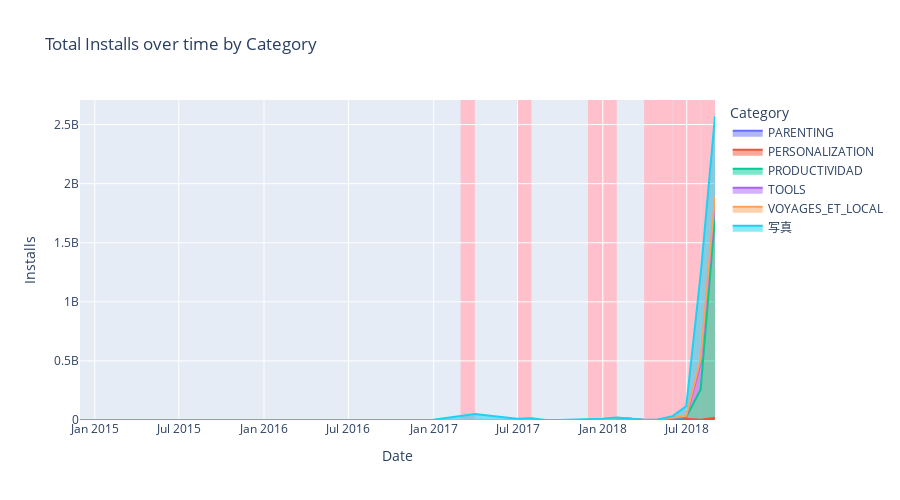

Notebook code cell kept with this figure:
### Code cell
#In this graph we used Express and Go as go would be used to create the highlighted areas
fig16 = go.Figure()

plot_title = 'Total Installs over time by Category'

#This will create an area graph for each category and stack them on top of each other 
fig16 = px.area(
    stacked_graph,
    x='Last Updated',
    y='Installs',
    color='Category',
    title='Total Installs Over Time by Category'
)
'''
IMPORTANT LEARNING:
Here in the code below we we are taking every single month from the group of months which we extracted from the stcked graph which had more
than 25% of growth 

Then we take each month and subtract it with the previous month end
eg -> if month = 2018-08-13
then, pd.offsets.MonthEnd(1) then we'll get the previous month end which is 2018-07-31
What the pd.offset is doing is it's tellin pandas that we need to go back to the next month end.
In 2018-07-13 the date 13 is not what we want, we want either 30 or 31 which are month ends inorder to properly fill the whole month block
in this way we are getting just the block we need to highlight in that month
'''

#Now to highlight the months where the growth is more than 25% we don't really have any feature to highlight just a particular slot of the stacked graph 
#Instead I highlighted the intire block of the graph with the same color using vrect which is vertical rectangle
for month in highlight_months:
    fig16.add_vrect(
        x0=month - pd.offsets.MonthEnd(1), #I explained why we did this above
        x1=month,
        fillcolor='pink',
        layer='below', #without this the highlight will be done above the stacked graph by default hiding the graph so we had to explicitly mention this
        line_width=0 #without this we'll see thick margin of each month block (only used for aesthetic purposes)
    )

fig16.update_layout(
    title= plot_title,
    xaxis_title='Date',
    yaxis_title='Installs',
    hovermode='x unified', #this will give detailed info for each category when we hover
    height=500
)

fig16.show()


save_plot_as_html(fig16, "Stacked_Graph.html", "Personalization and Tools category dominated high quality app installs from 2017 onwards, capturing over 2.5 billion installations by late 2018, while other premium categories remained negligible")
register_live_plot(
    'Stacked_Graph.html',
    plot_title,
    16, 18
)

### Figure 1 — Plotly figure (JSON) as saved in the notebook; plotly's stock layout.template omitted (floating-point values rounded to 4 significant figures)
{"data": [{"fillpattern": {"shape": ""}, "hovertemplate": "Category=PARENTING<br>Last Updated=%{x}<br>Installs=%{y}<extra></extra>", "legendgroup": "PARENTING", "line": {"color": "#636efa"}, "marker": {"symbol": "circle"}, "mode": "lines", "name": "PARENTING", "orientation": "v", "showlegend": true, "stackgroup": "1", "type": "scatter", "x": ["2018-05-31T00:00:00.000000000", "2018-07-31T00:00:00.000000000"], "xaxis": "x", "y": [10000000, 600000], "yaxis": "y"}, {"fillpattern": {"shape": ""}, "hovertemplate": "Category=PERSONALIZATION<br>Last Updated=%{x}<br>Installs=%{y}<extra></extra>", "legendgroup": "PERSONALIZATION", "line": {"color": "#EF553B"}, "marker": {"symbol": "circle"}, "mode": "lines", "name": "PERSONALIZATION", "orientation": "v", "showlegend": true, "stackgroup": "1", "type": "scatter", "x": ["2016-12-31T00:00:00.000000000", "2017-09-30T00:00:00.000000000", "2018-01-31T00:00:00.000000000", "2018-02-28T00:00:00.000000000", "2018-06-30T00:00:00.000000000", "2018-07-31T00:00:00.000000000", "2018-08-31T00:00:00.000000000"], "xaxis": "x", "y": [2000000, 1000000, 10000000, 10000000, 10000000, 1500000, 20000000], "yaxis": "y"}, {"fillpattern": {"shape": ""}, "hovertemplate": "Category=PRODUCTIVIDAD<br>Last Updated=%{x}<br>Installs=%{y}<extra></extra>", "legendgroup": "PRODUCTIVIDAD", "line": {"color": "#00cc96"}, "marker": {"symbol": "circle"}, "mode": "lines", "name": "PRODUCTIVIDAD", "orientation": "v", "showlegend": true, "stackgroup": "1", "type": "scatter", "x": ["2016-10-31T00:00:00.000000000", "2018-06-30T00:00:00.000000000", "2018-07-31T00:00:00.000000000", "2018-08-31T00:00:00.000000000"], "xaxis": "x", "y": [1000000, 15000000, 256000000, 1705000000], "yaxis": "y"}, {"fillpattern": {"shape": ""}, "hovertemplate": "Category=TOOLS<br>Last Updated=%{x}<br>Installs=%{y}<extra></extra>", "legendgroup": "TOOLS", "line": {"color": "#ab63fa"}, "marker": {"symbol": "circle"}, "mode": "lines", "name": "TOOLS", "orientation": "v", "showlegend": true, "stackgroup": "1", "type": "scatter", "x": ["2017-08-31T00:00:00.000000000", "2018-01-31T00:00:00.000000000", "2018-05-31T00:00:00.000000000", "2018-07-31T00:00:00.000000000", "2018-08-31T00:00:00.000000000"], "xaxis": "x", "y": [50000, 1000000, 10000000, 222600000, 120000000], "yaxis": "y"}, {"fillpattern": {"shape": ""}, "hovertemplate": "Category=VOYAGES_ET_LOCAL<br>Last Updated=%{x}<br>Installs=%{y}<extra></extra>", "legendgroup": "VOYAGES_ET_LOCAL", "line": {"color": "#FFA15A"}, "marker": {"symbol": "circle"}, "mode": "lines", "name": "VOYAGES_ET_LOCAL", "orientation": "v", "showlegend": true, "stackgroup": "1", "type": "scatter", "x": ["2017-10-31T00:00:00.000000000", "2018-04-30T00:00:00.000000000", "2018-06-30T00:00:00.000000000", "2018-07-31T00:00:00.000000000", "2018-08-31T00:00:00.000000000"], "xaxis": "x", "y": [50000, 5000000, 11000000, 32100000, 46100000], "yaxis": "y"}, {"fillpattern": {"shape": ""}, "hovertemplate": "Category=写真<br>Last Updated=%{x}<br>Installs=%{y}<extra></extra>", "legendgroup": "写真", "line": {"color": "#19d3f3"}, "marker": {"symbol": "circle"}, "mode": "lines", "name": "写真", "orientation": "v", "showlegend": true, "stackgroup": "1", "type": "scatter", "x": ["2014-11-30T00:00:00.000000000", "2017-03-31T00:00:00.000000000", "2017-06-30T00:00:00.000000000", "2017-07-31T00:00:00.000000000", "2017-10-31T00:00:00.000000000", "2017-12-31T00:00:00.000000000", "2018-01-31T00:00:00.000000000", "2018-03-31T00:00:00.000000000", "2018-05-31T00:00:00.000000000", "2018-06-30T00:00:00.000000000", "2018-07-31T00:00:00.000000000", "2018-08-31T00:00:00.000000000"], "xaxis": "x", "y": [1000000, 50000000, 10000000, 15000000, 5000000, 10000000, 10000000, 2000000, 11000000, 81000000, 718000000, 681500000], "yaxis": "y"}], "layout": {"height": 500, "hovermode": "x unified", "legend": {"title": {"text": "Category"}, "tracegroupgap": 0}, "shapes": [{"fillcolor": "pink", "layer": "below", "line": {"width": 0}, "type": "rect", "x0": "2017-12-31T00:00:00", "x1": "2018-01-31T00:00:00", "xref": "x", "y0": 0, "y1": 1, "yref": "y domain"}, {"fillcolor": "pink", "layer": "below", "line": {"width": 0}, "type": "rect", "x0": "2018-07-31T00:00:00", "x1": "2018-08-31T00:00:00", "xref": "x", "y0": 0, "y1": 1, "yref": "y domain"}, {"fillcolor": "pink", "layer": "below", "line": {"width": 0}, "type": "rect", "x0": "2018-05-31T00:00:00", "x1": "2018-06-30T00:00:00", "xref": "x", "y0": 0, "y1": 1, "yref": "y domain"}, {"fillcolor": "pink", "layer": "below", "line": {"width": 0}, "type": "rect", "x0": "2018-06-30T00:00:00", "x1": "2018-07-31T00:00:00", "xref": "x", "y0": 0, "y1": 1, "yref": "y domain"}, {"fillcolor": "pink", "layer": "below", "line": {"width": 0}, "type": "rect", "x0": "2018-04-30T00:00:00", "x1": "2018-05-31T00:00:00", "xref": "x", "y0": 0, "y1": 1, "yref": "y domain"}, {"fillcolor": "pink", "layer": "below", "line": {"width": 0}, "type": "rect", "x0": "2018-03-31T00:00:00", "x1": "2018-04-30T00:00:00", "xref": "x", "y0": 0, "y1": 1, "yref": "y domain"}, {"fillcolor": "pink", "layer": "below", "line": {"width": 0}, "type": "rect", "x0": "2017-02-28T00:00:00", "x1": "2017-03-31T00:00:00", "xref": "x", "y0": 0, "y1": 1, "yref": "y domain"}, {"fillcolor": "pink", "layer": "below", "line": {"width": 0}, "type": "rect", "x0": "2017-06-30T00:00:00", "x1": "2017-07-31T00:00:00", "xref": "x", "y0": 0, "y1": 1, "yref": "y domain"}, {"fillcolor": "pink", "layer": "below", "line": {"width": 0}, "type": "rect", "x0": "2017-11-30T00:00:00", "x1": "2017-12-31T00:00:00", "xref": "x", "y0": 0, "y1": 1, "yref": "y domain"}], "title": {"text": "Total Installs over time by Category"}, "xaxis": {"anchor": "y", "domain": [0, 1], "title": {"text": "Date"}}, "yaxis": {"anchor": "x", "domain": [0, 1], "title": {"text": "Installs"}}}}
